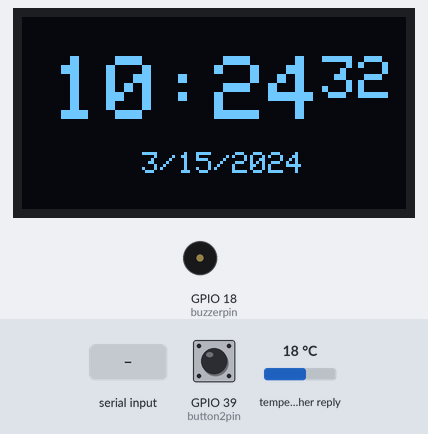
Recording of a sketch running on a simulated ESP32. Shown: 128×64 one-colour display, buzzer (waves = sounding). Inputs (shaded band) come from the test bench; at power-on: GPIO 39 (button2pin) LOW, temperature in the weather reply 18 °C. WiFi joins after 1.5 s; servers stay silent unless stated; the local clock reads 2024-03-15 10:24:30 at power-on unless the sketch sets it; web services answer with replies made up by the test bench; what the sketch prints to the serial monitor is not drawn.

Above: at 2.7 s.
2.8 s: GPIO 39 (button2pin) pulled HIGH for 0.15 s
At 4.2 s:
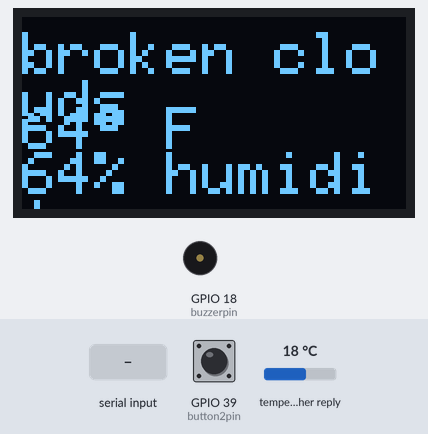
4.8 s: GPIO 39 (button2pin) pulled HIGH for 1 s
At 6.5 s:
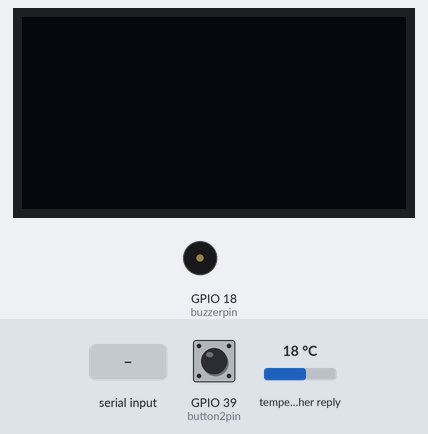
7.4 s: GPIO 39 (button2pin) pulled HIGH for 0.15 s
At 7.66 s:
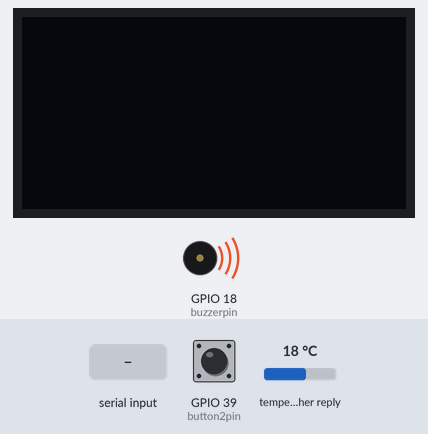
9.0 s: "90,45,200,10,150,30\n" received over Serial
At 11.4 s:
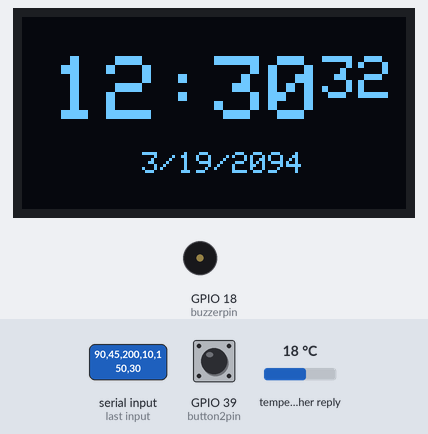
Timing chart, 0 to 12.5 s (numbered marks = the images above; inputs shaded):
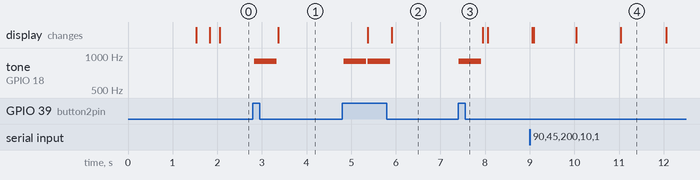

Measured:
- after the input at 2.8 s, tone on GPIO 18 (buzzerpin): silent → 900 Hz at once, → silent 0.50 s later; the display: changes after 0.56 s (image 1)
- after the input at 4.8 s, tone on GPIO 18 (buzzerpin): alternates 900 Hz for 0.50 s and silent for 0.04 s, 4 changes in all, then stays silent, starting at once; the display: first changes after 0.57 s (image 2 shows a later state)
- after the input at 7.4 s, tone on GPIO 18 (buzzerpin): silent → 900 Hz at once, → silent 0.50 s later

The sketch:

ESP32WEATHEROLED.ino
```cpp
//to adjust time, type in the new time in this format: YYYY MM DD HH MM SS
//example: 2024 08 16 07 52 30


#include <WiFi.h>
#include <HTTPClient.h>
#include <ArduinoJson.h>
#include <SPI.h>
#include <Wire.h>

#include <Adafruit_GFX.h>

#include <Adafruit_SSD1306.h>
#include <splash.h>

#include <RTClib.h>

#define SCREEN_WIDTH 128  // OLED display width, in pixels
#define SCREEN_HEIGHT 64  // OLED display height, in pixels
#define OLED_RESET -1     // Reset pin # (or -1 if sharing Arduino reset pin)
Adafruit_SSD1306 display(SCREEN_WIDTH, SCREEN_HEIGHT, &Wire, OLED_RESET);

//more parameters
//buzzer digital pin
const int buzzerpin = 18;


// Define your time zone offset in hours
const int timeZoneOffset = -7;  // Adjust this according to your time zone


//don't change

bool buttonpress = false;
const int color = WHITE;
DateTime now;
int hour;


//weather variables
int tempf;
String desc;
int humid;


const int tempx = 0;
const int tempy = 30;
const int humidityx = 0;
const int humidityy = 45;


int mintemp;
int maxtemp;


int page = 0;

//button pins
const int button1pin = 36;
const int button2pin = 39;


const int maxpage = 3;

//x and y coordinates for the time
const int xtime = 10;
const int ytime = 13;

//x and y coordinates for the date
const int xdate = 40;
const int ydate = 45;

//size of the time, date, and seconds
const int sizetime = 3;
const int sizedate = 1.5;
const int sizeseconds = 2;

//x and y coordinates for seconds
const int xseconds = 100;
const int yseconds = 10;


//set the time for the alarm
const int alarmhour = 6;
const int alarmminute = 25;

//alarm x and y coordinates and size
const int alarmx = 0;
const int alarmy = 55;
const int alarmsize = 1;


//loop speed
const int loopdelay = 10;


//api get delay (seconds)
const int apidelay = 180;


int rotation = 0;

int count;

uint32_t sunset;
uint32_t sunrise;


//weather coordinates
const int descsize = 2;
const int descx = 0;
const int descy = 5;
//Put your WiFi Credentials here
const char* ssid = "Marchi Madness";
const char* password = "perfecttomato722";

//URL Endpoint for the API
String URL = "https://api.openweathermap.org/data/2.5/weather?";
String ApiKey = "15cf2d015cd7d48a268e81051ae6349c";

// Replace with your location Credentials
String lat = "33.14682422003651";
String lon = "-117.29170886069518";

RTC_DS1307 rtc;


void setup() {
  Serial.begin(115200);
  count = ((apidelay * 1000) / loopdelay) + 1;
  pinMode(buzzerpin, OUTPUT);
  pinMode(button1pin, INPUT);
  pinMode(button2pin, INPUT);
  //WIFI SETUP
  WiFi.begin(ssid, password);

  while (WiFi.status() != WL_CONNECTED) {
    delay(500);
    Serial.print(".");
  }

  Serial.println("");
  Serial.println("WiFi connected.");
  Serial.println("IP address: ");
  Serial.println(WiFi.localIP());

  //OLED setup
  if (!display.begin(SSD1306_SWITCHCAPVCC, 0x3C)) {
    Serial.println(F("SSD1306 allocation failed"));
    for (;;)
      ;
  }
  display.setRotation(rotation);
  display.clearDisplay();
  //rtc setup

  if (!rtc.begin()) {
    Serial.println("Couldn't find RTC");
    while (1)
      ;
  }

  if (!rtc.isrunning()) {
    Serial.println("RTC is NOT running!");
    rtc.adjust(DateTime(F(__DATE__), F(__TIME__)));
  }
}
void alarm() {

  tone(buzzerpin, 700);
  display.invertDisplay(true);
  delay(250);
  display.invertDisplay(false);
  noTone(buzzerpin);
  delay(250);
}
void displayscreen() {
  display.clearDisplay();
  display.setTextColor(WHITE);

  if (page == 0) {

    display.setCursor(xtime, ytime);
    display.setTextSize(sizetime);
    //hour
    if (now.hour() < 13) {
      hour = now.hour();
    }
    if (now.hour() > 12) {
      hour = now.hour() - 12;
    }
    if (now.hour() == 0) {
      hour = 12;
    }
    display.print(hour);
    display.print(":");
    //minute
    if (now.minute() < 10) {
      display.print("0");
    }

    display.print(now.minute());

    //display.print(" ");
    display.setTextSize(sizeseconds);
    display.print(now.second());


    display.setCursor(xdate, ydate);
    display.setTextSize(sizedate);
    display.print(now.month());
    display.print("/");
    display.print(now.day());
    display.print("/");
    display.print(now.year());
  }
  if (page == 1) {


    display.setTextSize(descsize);
    display.setCursor(descx, descy);
    display.print(desc);

    display.setCursor(tempx, tempy);
    display.print(tempf);
    display.print((char)247);
    display.print(" F");

    display.setCursor(humidityx, humidityy);
    display.print(humid);
    display.print("% humidity");
  }

  if (page == 2) {

    display.setTextSize(1);
    display.setCursor(0, 15);
    display.print("Min of ");
    display.setTextSize(3);
    display.print(mintemp);
    display.print((char)247);
    display.setTextSize(1);
    display.print("F");


    display.setCursor(0, 40);
    display.setTextSize(1);
    display.print("Max of ");
    display.setTextSize(3);
    display.print(maxtemp);
    display.print((char)247);
    display.setTextSize(1);
    display.print("F");
  }

  if (page == 3) {
    DateTime sunsetTime = DateTime(sunset);
    DateTime sunriseTime = DateTime(sunrise);

    int localHourSunset = sunsetTime.hour() + timeZoneOffset;
    if (localHourSunset >= 24) localHourSunset -= 24;
    if (localHourSunset < 0) localHourSunset += 24;


    int localHourSunrise = sunriseTime.hour() + timeZoneOffset;
    if (localHourSunrise >= 24) localHourSunrise -= 24;
    if (localHourSunrise < 0) localHourSunrise += 24;


    if(now.hour()>localHourSunrise && now.hour()<localHourSunset){

          display.setTextSize(1);
    display.setTextColor(WHITE);
    display.setCursor(0, 0);
    display.print("Sun Down: ");
    if (localHourSunset > 12) {

      localHourSunset = localHourSunset - 12;
    }
    if (localHourSunrise > 12) {

      localHourSunrise = localHourSunrise - 12;
    }
    display.setTextSize(2);
    display.print(localHourSunset);
    display.print(":");
    display.print(sunsetTime.minute());

    display.setTextSize(1);
    display.setTextColor(WHITE);
    display.setCursor(0, 45);
    display.print(localHourSunrise);
    display.print(":");
    display.print(sunriseTime.minute());


    }


  }


  display.display();
}
void adjustRTC() {
  if (Serial.available() >= 19) {  // Check if enough characters are available
    int yearadjust = Serial.parseInt();
    int monthadjust = Serial.parseInt();
    int dayadjust = Serial.parseInt();
    int houradjust = Serial.parseInt();
    int minuteadjust = Serial.parseInt();
    int secondadjust = Serial.parseInt();

    rtc.adjust(DateTime(yearadjust, monthadjust, dayadjust, houradjust, minuteadjust, secondadjust));
    Serial.println("RTC adjusted.");
  }
}


void loop() {
  now = rtc.now();
  adjustRTC();
  // wait for WiFi connection
  if (WiFi.status() == WL_CONNECTED && count > (apidelay * 1000) / loopdelay) {
    count = 0;
    HTTPClient http;

    //Set HTTP Request Final URL with Location and API key information
    http.begin(URL + "lat=" + lat + "&lon=" + lon + "&units=metric&appid=" + ApiKey);

    // start connection and send HTTP Request
    int httpCode = http.GET();

    // httpCode will be negative on error
    if (httpCode > 0) {

      //Read Data as a JSON string
      String JSON_Data = http.getString();
      Serial.println(JSON_Data);

      //Retrieve some information about the weather from the JSON format
      DynamicJsonDocument doc(2048);
      deserializeJson(doc, JSON_Data);
      JsonObject obj = doc.as<JsonObject>();

      //Display the Current Weather Info
      const char* description = obj["weather"][0]["description"].as<const char*>();
      const float temp = obj["main"]["temp"].as<float>();
      const float humidity = obj["main"]["humidity"].as<float>();

      const float temp_min = obj["main"]["temp_min"].as<float>();
      const float temp_max = obj["main"]["temp_max"].as<float>();


      unsigned long sunrisetime = obj["sys"]["sunrise"].as<unsigned long>();
      unsigned long sunsettime = obj["sys"]["sunset"].as<unsigned long>();

      //put OLED displays here

      tempf = round((temp * 1.8) + 32);
      desc = description;
      humid = humidity;
      mintemp = round((temp_min * 1.8) + 32);
      maxtemp = round((temp_max * 1.8) + 32);
      sunset = sunsettime;
      sunrise = sunrisetime;


      Serial.println(sunsettime);


    } else {
      Serial.println("Error!");

      Serial.print("Can't Get DATA!");
    }

    http.end();
  }


  displayscreen();


  //alarm mechanism
  if (alarmhour == now.hour() && alarmminute == now.minute() && buttonpress == false) {
    while (buttonpress == false) {
      now = rtc.now();
      alarm();
      displayscreen();

      if (digitalRead(button1pin) == HIGH || digitalRead(button2pin) == HIGH) {

        buttonpress = true;
      }
    }

    if (now.minute() != alarmminute) {

      buttonpress = false;
    }
  }


  if (digitalRead(button2pin) == HIGH) {
    if (page >= maxpage) {
      page = 0;
    } else {
      page++;
    }
    tone(buzzerpin,900);
    delay(500);
    noTone(buzzerpin);
  }


  count++;
  //Wait for 30 seconds
  delay(loopdelay);
}
```
